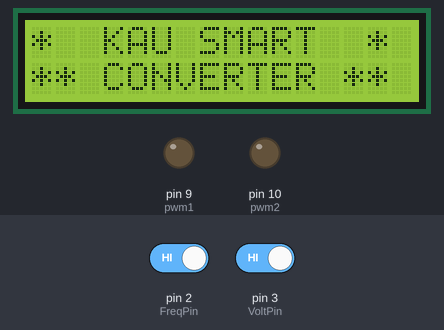
The sketch below on a simulated Arduino Uno, built with avr-gcc and run on an emulated ATmega328P. On the bench: 16×2 character LCD, output pins drawn as LEDs (lit = HIGH). The inputs (shaded band) are chosen by the test bench; at power-on: pin 3 (VoltPin) HIGH, pin 2 (FreqPin) HIGH.

Above: at 0.1 s.
At 2.21 s:
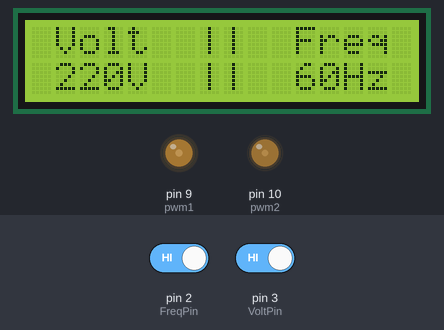
At 2.73 s:
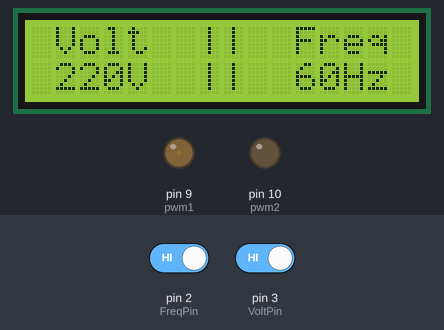
Timing chart, 0 to 2.9 s (numbered marks = the images above; inputs shaded):
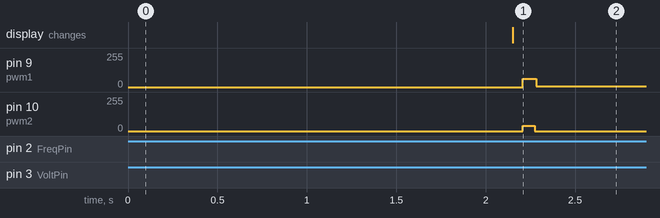

The sketch:

arduino_nano_spwm.ino
```cpp
/*
  The values:
  |-------------------|
  |freq = ture  = 60Hz|
  |freq = false = 50Hz|
  |volt = true  = 220v|
  |volt = false = 110v|
  |-------------------|
*/
#include <TimerOne.h>
#include <LiquidCrystal_I2C.h>

int pwm1 = 9;
int pwm2 = 10;
int freq60 = 36; // Control the Freq
int freq50 = 45; // Control the Freq
int pin2, pin3; // For the switches
volatile boolean freq = true;
volatile boolean volt = false;
int pwmSin220v[]={0,18,36,54,71,89,107,125,143,160,178,195,213,230,248,265,282,299,316,333,350,367,384,400,416,433,449,465,
481,496,512,527,543,558,573,587,602,616,630,644,658,672,685,698,711,724,737,749,761,773,784,796,807,818,
828,839,849,859,868,878,887,896,904,912,920,928,935,943,949,956,962,968,974,979,984,989,994,998,1002,1005,
1008,1011,1014,1016,1018,1020,1022,1023,1023,1024}; // 100% of the wave
int pwmSin110v[] = {0,9,18,27,36,45,54,62,71,80,89,98,106,115,124,133,141,150,158,167,175,183,192,200,208,216,224,232,240,248,
256,264,271,279,286,294,301,308,315,322,329,336,343,349,356,362,368,374,380,386,392,398,403,409,414,419,424,
429,434,439,443,448,452,456,460,464,468,471,475,478,481,484,487,490,492,495,497,499,501,503,504,506,507,508,
509,510,511,511,512,512,512}; // 50% of the wave

LiquidCrystal_I2C lcd(0x27, 16, 2); // LCD config

void setup(){
    // put your setup code here, to run once:
    Timer1.initialize(30);// 33.333kHz
    lcd.begin(); // Start the LCD
    pinMode(2,INPUT); //FreqPin
    pinMode(3,INPUT); //VoltPin
    pinMode(9,OUTPUT);  // SPWM1
    pinMode(10,OUTPUT); // SPWM2
    /*------------LCD---------------*/
    lcd.backlight();
    lcd.print("*  KAU SMART  *");
    lcd.setCursor(0,1);
    lcd.print("** CONVERTER **");
    digitalWrite(pwm1,LOW);
    digitalWrite(pwm2,LOW);
    delay(2000);
    lcd.clear();
    lcd.setCursor(0,0);
    lcd.print(" Volt  ||  Freq ");
    lcd.setCursor(0,1);
    lcd.print("       ||       ");
    if (digitalRead(3) == 0) {
      volt = false;
      lcd.setCursor(1,1);
      lcd.print("110V");
    }
    else if (digitalRead(3) == 1) {
      volt = true;
      lcd.setCursor(1,1);
      lcd.print("220V");
    }
    if (digitalRead(2) == 0) {
      freq = false;
      lcd.setCursor(11,1);
      lcd.print("50Hz");
    }
    else if (digitalRead(2) == 1) {
      freq = true;
      lcd.setCursor(11,1);
      lcd.print("60Hz");
    }
    /*------------------------------*/
}

void loop(){
    //The pin state specified in digitalRead()stored in the value variable.
    //“0” is stored if it is 0V or “1” if it is 5V.
    /* To update the LCD */
    if(volt == true && digitalRead(3) == 0){
      lcd.setCursor(1,1);
      lcd.print("110V");
      }
    else if(volt == false && digitalRead(3) == 1){
      lcd.setCursor(1,1);
      lcd.print("220V");
      }
    else if(freq == true && digitalRead(2) == 0){
      lcd.setCursor(11,1);
      lcd.print("50Hz");
      }
    else if(freq == false && digitalRead(2) == 1){
      lcd.setCursor(11,1);
      lcd.print("60Hz");
      }
    /*To change the frequancy & the voltage*/
    if (digitalRead(3) == 0) {
      volt = false;
    }
    else if (digitalRead(3) == 1) {
      volt = true;
    }
    if (digitalRead(2) == 0) {
      freq = false;
    }
    else if (digitalRead(2) == 1) {
      freq = true;
    }
  /*Final Execution*/
  if (freq == true && volt == true) { //                                  60Hz-220v
        loop_HF(freq60,pwmSin220v);
  } else if (freq == true && volt == false) { //                          60Hz-110v
        loop_HF(freq60,pwmSin110v);
  } else if (freq == false && volt == true) { //                          50Hz-220v
        loop_HF(freq50,pwmSin220v);
  } else { //                                                             50Hz-110v
        loop_HF(freq50,pwmSin110v);
  }
}

/*SPMW Generator Function*/
void loop_HF(int freq, int pwmSin[]){
    digitalWrite(pwm2,LOW);
    for (int i=0;i<=89;i++) {
      Timer1.pwm(pwm1 , pwmSin[i]);
      delayMicroseconds(freq); // 50Hz=45, 60Hz=36
    }
    for (int i=89;i>=0;i--) {
      Timer1.pwm(pwm1 , pwmSin[i]);
      delayMicroseconds(freq); // 50Hz=45, 60Hz=36
    }

    digitalWrite(pwm1,LOW);
    for (int i=0;i<=89;i++) {
      Timer1.pwm(pwm2 , pwmSin[i]);
      delayMicroseconds(freq);//  50Hz=45, 60Hz=36
    }
    for (int i=89;i>=0;i--) {
      Timer1.pwm(pwm2 , pwmSin[i]);
      delayMicroseconds(freq);//  50Hz=45, 60Hz=36
    }
}
```
